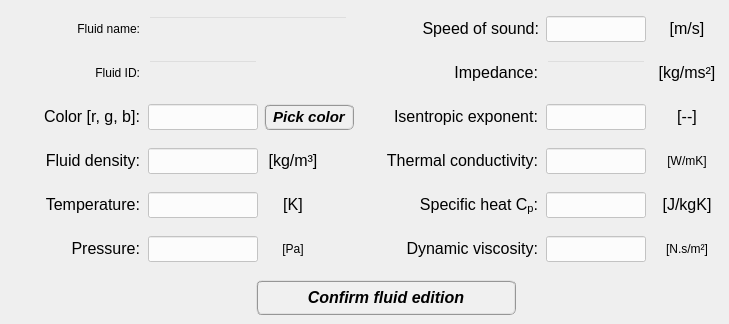
    <widget class="QWidget" name="tab_edit_fluid">
     <attribute name="title">
      <string>Edit</string>
     </attribute>
     <widget class="QPushButton" name="pushButton_confirm_fluid_edition">
      <property name="enabled">
       <bool>true</bool>
      </property>
      <property name="geometry">
       <rect>
        <x>256</x>
        <y>280</y>
        <width>260</width>
        <height>35</height>
       </rect>
      </property>
      <property name="minimumSize">
       <size>
        <width>260</width>
        <height>35</height>
       </size>
      </property>
      <property name="maximumSize">
       <size>
        <width>260</width>
        <height>35</height>
       </size>
      </property>
      <property name="font">
       <font>
        <family>Arial</family>
        <pointsize>12</pointsize>
        <weight>75</weight>
        <italic>true</italic>
        <bold>true</bold>
       </font>
      </property>
      <property name="cursor">
       <cursorShape>ArrowCursor</cursorShape>
      </property>
      <property name="layoutDirection">
       <enum>Qt::LeftToRight</enum>
      </property>
      <property name="autoFillBackground">
       <bool>false</bool>
      </property>
      <property name="styleSheet">
       <string notr="true">QPushButton{border-radius: 6px; border-color: rgb(150, 150, 150); border-style: ridge; border-width: 2px; color: rgb(0, 0, 0); background-color: rgb(240, 240, 240); font: 75 italic bold 12pt &quot;Arial&quot;}
QPushButton:hover{border-radius: 6px; border-color: rgb(0, 170, 255); border-style: ridge; border-width: 2px; color: rgb(0, 0, 0); background-color: rgba(174, 213, 255, 100); font: 75 italic bold 12pt &quot;Arial&quot;}
QPushButton:pressed{border-radius: 6px; border-color: rgb(0, 170, 255); border-style: ridge; border-width: 3px; color: rgb(0, 0, 0); background-color: rgb(174, 213, 255); font: 75 italic bold 12pt &quot;Arial&quot;}</string>
      </property>
      <property name="text">
       <string>Confirm fluid edition</string>
      </property>
      <property name="shortcut">
       <string>Shift+A</string>
      </property>
      <property name="checkable">
       <bool>false</bool>
      </property>
      <property name="autoDefault">
       <bool>true</bool>
      </property>
      <property name="default">
       <bool>false</bool>
      </property>
      <property name="flat">
       <bool>false</bool>
      </property>
     </widget>
     <widget class="QLineEdit" name="lineEdit_fluid_density_edit">
      <property name="geometry">
       <rect>
        <x>148</x>
        <y>148</y>
        <width>110</width>
        <height>26</height>
       </rect>
      </property>
      <property name="minimumSize">
       <size>
        <width>110</width>
        <height>26</height>
       </size>
      </property>
      <property name="maximumSize">
       <size>
        <width>110</width>
        <height>26</height>
       </size>
      </property>
      <property name="font">
       <font>
        <family>Arial</family>
        <pointsize>11</pointsize>
        <weight>75</weight>
        <italic>false</italic>
        <bold>true</bold>
       </font>
      </property>
      <property name="styleSheet">
       <string notr="true">QLineEdit{color: rgb(0,0,255); background-color: rgba(255, 255, 255, 200)}
QLineEdit::Disabled{color: rgb(120,120,120); background-color: rgba(0, 0, 0, 0)}</string>
      </property>
      <property name="alignment">
       <set>Qt::AlignCenter</set>
      </property>
     </widget>
     <widget class="QLineEdit" name="lineEdit_impedance_edit">
      <property name="enabled">
       <bool>false</bool>
      </property>
      <property name="geometry">
       <rect>
        <x>546</x>
        <y>60</y>
        <width>100</width>
        <height>26</height>
       </rect>
      </property>
      <property name="minimumSize">
       <size>
        <width>100</width>
        <height>26</height>
       </size>
      </property>
      <property name="maximumSize">
       <size>
        <width>100</width>
        <height>26</height>
       </size>
      </property>
      <property name="font">
       <font>
        <family>Arial</family>
        <pointsize>11</pointsize>
        <weight>75</weight>
        <italic>false</italic>
        <bold>true</bold>
       </font>
      </property>
      <property name="styleSheet">
       <string notr="true">QLineEdit{color: rgb(0,0,255); background-color: rgba(255, 255, 255, 200)}
QLineEdit::Disabled{color: rgb(120,120,120); background-color: rgba(0, 0, 0, 0)}</string>
      </property>
      <property name="alignment">
       <set>Qt::AlignCenter</set>
      </property>
     </widget>
     <widget class="QLabel" name="coefficient_mK_9">
      <property name="geometry">
       <rect>
        <x>654</x>
        <y>236</y>
        <width>66</width>
        <height>26</height>
       </rect>
      </property>
      <property name="minimumSize">
       <size>
        <width>66</width>
        <height>26</height>
       </size>
      </property>
      <property name="maximumSize">
       <size>
        <width>66</width>
        <height>26</height>
       </size>
      </property>
      <property name="text">
       <string>&lt;html&gt;&lt;head/&gt;&lt;body&gt;&lt;p align=&quot;center&quot;&gt;&lt;span style=&quot; font-style:normal;&quot;&gt;[N.s/m²]&lt;/span&gt;&lt;/p&gt;&lt;/body&gt;&lt;/html&gt;</string>
      </property>
     </widget>
     <widget class="QLabel" name="Name_label_2">
      <property name="geometry">
       <rect>
        <x>10</x>
        <y>16</y>
        <width>130</width>
        <height>26</height>
       </rect>
      </property>
      <property name="minimumSize">
       <size>
        <width>130</width>
        <height>26</height>
       </size>
      </property>
      <property name="maximumSize">
       <size>
        <width>130</width>
        <height>26</height>
       </size>
      </property>
      <property name="text">
       <string>&lt;html&gt;&lt;head/&gt;&lt;body&gt;&lt;p align=&quot;right&quot;&gt;&lt;span style=&quot; font-style:normal;&quot;&gt;Fluid name:&lt;/span&gt;&lt;/p&gt;&lt;/body&gt;&lt;/html&gt;</string>
      </property>
      <property name="alignment">
       <set>Qt::AlignCenter</set>
      </property>
     </widget>
     <widget class="QLabel" name="density_label_15">
      <property name="geometry">
       <rect>
        <x>260</x>
        <y>148</y>
        <width>66</width>
        <height>26</height>
       </rect>
      </property>
      <property name="minimumSize">
       <size>
        <width>66</width>
        <height>26</height>
       </size>
      </property>
      <property name="maximumSize">
       <size>
        <width>66</width>
        <height>26</height>
       </size>
      </property>
      <property name="text">
       <string>&lt;html&gt;&lt;head/&gt;&lt;body&gt;&lt;p&gt;&lt;span style=&quot; font-size:12pt; font-style:normal;&quot;&gt;[kg/m³]&lt;/span&gt;&lt;/p&gt;&lt;/body&gt;&lt;/html&gt;</string>
      </property>
      <property name="alignment">
       <set>Qt::AlignCenter</set>
      </property>
     </widget>
     <widget class="QLabel" name="density_label_16">
      <property name="geometry">
       <rect>
        <x>654</x>
        <y>16</y>
        <width>66</width>
        <height>26</height>
       </rect>
      </property>
      <property name="minimumSize">
       <size>
        <width>66</width>
        <height>26</height>
       </size>
      </property>
      <property name="maximumSize">
       <size>
        <width>66</width>
        <height>26</height>
       </size>
      </property>
      <property name="text">
       <string>&lt;html&gt;&lt;head/&gt;&lt;body&gt;&lt;p&gt;&lt;span style=&quot; font-size:12pt; font-style:normal;&quot;&gt;[m/s]&lt;/span&gt;&lt;/p&gt;&lt;/body&gt;&lt;/html&gt;</string>
      </property>
      <property name="alignment">
       <set>Qt::AlignCenter</set>
      </property>
     </widget>
     <widget class="QLineEdit" name="lineEdit_color_edit">
      <property name="geometry">
       <rect>
        <x>148</x>
        <y>104</y>
        <width>110</width>
        <height>26</height>
       </rect>
      </property>
      <property name="minimumSize">
       <size>
        <width>110</width>
        <height>26</height>
       </size>
      </property>
      <property name="maximumSize">
       <size>
        <width>110</width>
        <height>26</height>
       </size>
      </property>
      <property name="font">
       <font>
        <family>Arial</family>
        <pointsize>11</pointsize>
        <weight>75</weight>
        <italic>false</italic>
        <bold>true</bold>
       </font>
      </property>
      <property name="styleSheet">
       <string notr="true">QLineEdit{color: rgb(0,0,255); background-color: rgba(255, 255, 255, 200)}
QLineEdit::Disabled{color: rgb(120,120,120); background-color: rgba(0, 0, 0, 0)}</string>
      </property>
      <property name="alignment">
       <set>Qt::AlignCenter</set>
      </property>
     </widget>
     <widget class="QLabel" name="coefficient_mK_10">
      <property name="geometry">
       <rect>
        <x>654</x>
        <y>104</y>
        <width>66</width>
        <height>26</height>
       </rect>
      </property>
      <property name="minimumSize">
       <size>
        <width>66</width>
        <height>26</height>
       </size>
      </property>
      <property name="maximumSize">
       <size>
        <width>66</width>
        <height>26</height>
       </size>
      </property>
      <property name="text">
       <string>&lt;html&gt;&lt;head/&gt;&lt;body&gt;&lt;p align=&quot;center&quot;&gt;&lt;span style=&quot; font-size:12pt; font-style:normal;&quot;&gt;[--]&lt;/span&gt;&lt;/p&gt;&lt;/body&gt;&lt;/html&gt;</string>
      </property>
     </widget>
     <widget class="QLabel" name="YoungMod_label_2">
      <property name="geometry">
       <rect>
        <x>404</x>
        <y>16</y>
        <width>135</width>
        <height>26</height>
       </rect>
      </property>
      <property name="minimumSize">
       <size>
        <width>135</width>
        <height>26</height>
       </size>
      </property>
      <property name="maximumSize">
       <size>
        <width>135</width>
        <height>26</height>
       </size>
      </property>
      <property name="font">
       <font>
        <italic>false</italic>
       </font>
      </property>
      <property name="text">
       <string>&lt;html&gt;&lt;head/&gt;&lt;body&gt;&lt;p align=&quot;right&quot;&gt;&lt;span style=&quot; font-size:12pt;&quot;&gt;Speed of sound:&lt;/span&gt;&lt;/p&gt;&lt;/body&gt;&lt;/html&gt;</string>
      </property>
      <property name="alignment">
       <set>Qt::AlignCenter</set>
      </property>
     </widget>
     <widget class="QLabel" name="coefficient_mK_2">
      <property name="geometry">
       <rect>
        <x>378</x>
        <y>236</y>
        <width>160</width>
        <height>26</height>
       </rect>
      </property>
      <property name="minimumSize">
       <size>
        <width>160</width>
        <height>26</height>
       </size>
      </property>
      <property name="maximumSize">
       <size>
        <width>160</width>
        <height>26</height>
       </size>
      </property>
      <property name="text">
       <string>&lt;html&gt;&lt;head/&gt;&lt;body&gt;&lt;p align=&quot;right&quot;&gt;&lt;span style=&quot; font-size:12pt; font-style:normal;&quot;&gt;Dynamic viscosity:&lt;/span&gt;&lt;/p&gt;&lt;/body&gt;&lt;/html&gt;</string>
      </property>
     </widget>
     <widget class="QLabel" name="ID_label_2">
      <property name="geometry">
       <rect>
        <x>10</x>
        <y>60</y>
        <width>130</width>
        <height>26</height>
       </rect>
      </property>
      <property name="minimumSize">
       <size>
        <width>130</width>
        <height>26</height>
       </size>
      </property>
      <property name="maximumSize">
       <size>
        <width>130</width>
        <height>26</height>
       </size>
      </property>
      <property name="text">
       <string>&lt;html&gt;&lt;head/&gt;&lt;body&gt;&lt;p align=&quot;right&quot;&gt;&lt;span style=&quot; font-style:normal;&quot;&gt;Fluid ID:&lt;/span&gt;&lt;/p&gt;&lt;/body&gt;&lt;/html&gt;</string>
      </property>
      <property name="alignment">
       <set>Qt::AlignCenter</set>
      </property>
     </widget>
     <widget class="QLineEdit" name="lineEdit_name_edit">
      <property name="enabled">
       <bool>false</bool>
      </property>
      <property name="geometry">
       <rect>
        <x>148</x>
        <y>16</y>
        <width>200</width>
        <height>26</height>
       </rect>
      </property>
      <property name="minimumSize">
       <size>
        <width>200</width>
        <height>26</height>
       </size>
      </property>
      <property name="maximumSize">
       <size>
        <width>200</width>
        <height>26</height>
       </size>
      </property>
      <property name="font">
       <font>
        <family>Arial</family>
        <pointsize>10</pointsize>
        <weight>75</weight>
        <italic>false</italic>
        <bold>true</bold>
       </font>
      </property>
      <property name="styleSheet">
       <string notr="true">QLineEdit{color: rgb(0,0,255); background-color: rgba(255, 255, 255, 200)}
QLineEdit::Disabled{color: rgb(120,120,120); background-color: rgba(0, 0, 0, 0)}</string>
      </property>
      <property name="alignment">
       <set>Qt::AlignCenter</set>
      </property>
     </widget>
     <widget class="QLineEdit" name="lineEdit_specific_heat_Cp_edit">
      <property name="geometry">
       <rect>
        <x>546</x>
        <y>192</y>
        <width>100</width>
        <height>26</height>
       </rect>
      </property>
      <property name="minimumSize">
       <size>
        <width>100</width>
        <height>26</height>
       </size>
      </property>
      <property name="maximumSize">
       <size>
        <width>100</width>
        <height>26</height>
       </size>
      </property>
      <property name="font">
       <font>
        <family>Arial</family>
        <pointsize>11</pointsize>
        <weight>75</weight>
        <italic>false</italic>
        <bold>true</bold>
       </font>
      </property>
      <property name="styleSheet">
       <string notr="true">QLineEdit{color: rgb(0,0,255); background-color: rgba(255, 255, 255, 200)}
QLineEdit::Disabled{color: rgb(120,120,120); background-color: rgba(0, 0, 0, 0)}</string>
      </property>
      <property name="alignment">
       <set>Qt::AlignCenter</set>
      </property>
     </widget>
     <widget class="QLabel" name="poisson_label_12">
      <property name="geometry">
       <rect>
        <x>368</x>
        <y>148</y>
        <width>170</width>
        <height>26</height>
       </rect>
      </property>
      <property name="minimumSize">
       <size>
        <width>170</width>
        <height>26</height>
       </size>
      </property>
      <property name="maximumSize">
       <size>
        <width>170</width>
        <height>26</height>
       </size>
      </property>
      <property name="text">
       <string>&lt;html&gt;&lt;head/&gt;&lt;body&gt;&lt;p align=&quot;right&quot;&gt;&lt;span style=&quot; font-size:12pt; font-style:normal;&quot;&gt;Thermal conductivity:&lt;/span&gt;&lt;/p&gt;&lt;/body&gt;&lt;/html&gt;</string>
      </property>
     </widget>
     <widget class="QLabel" name="YoungMod_label_9">
      <property name="geometry">
       <rect>
        <x>368</x>
        <y>104</y>
        <width>170</width>
        <height>26</height>
       </rect>
      </property>
      <property name="minimumSize">
       <size>
        <width>170</width>
        <height>26</height>
       </size>
      </property>
      <property name="maximumSize">
       <size>
        <width>170</width>
        <height>26</height>
       </size>
      </property>
      <property name="font">
       <font>
        <italic>false</italic>
       </font>
      </property>
      <property name="text">
       <string>&lt;html&gt;&lt;head/&gt;&lt;body&gt;&lt;p align=&quot;right&quot;&gt;&lt;span style=&quot; font-size:12pt;&quot;&gt;Isentropic exponent:&lt;/span&gt;&lt;/p&gt;&lt;/body&gt;&lt;/html&gt;</string>
      </property>
     </widget>
     <widget class="QLabel" name="density_label_2">
      <property name="geometry">
       <rect>
        <x>10</x>
        <y>148</y>
        <width>130</width>
        <height>26</height>
       </rect>
      </property>
      <property name="minimumSize">
       <size>
        <width>130</width>
        <height>26</height>
       </size>
      </property>
      <property name="maximumSize">
       <size>
        <width>130</width>
        <height>26</height>
       </size>
      </property>
      <property name="text">
       <string>&lt;html&gt;&lt;head/&gt;&lt;body&gt;&lt;p align=&quot;right&quot;&gt;&lt;span style=&quot; font-size:12pt; font-style:normal;&quot;&gt;Fluid density:&lt;/span&gt;&lt;/p&gt;&lt;/body&gt;&lt;/html&gt;</string>
      </property>
      <property name="alignment">
       <set>Qt::AlignCenter</set>
      </property>
     </widget>
     <widget class="QLabel" name="density_label_9">
      <property name="geometry">
       <rect>
        <x>654</x>
        <y>192</y>
        <width>66</width>
        <height>26</height>
       </rect>
      </property>
      <property name="minimumSize">
       <size>
        <width>66</width>
        <height>26</height>
       </size>
      </property>
      <property name="maximumSize">
       <size>
        <width>66</width>
        <height>26</height>
       </size>
      </property>
      <property name="text">
       <string>&lt;html&gt;&lt;head/&gt;&lt;body&gt;&lt;p align=&quot;center&quot;&gt;&lt;span style=&quot; font-size:12pt; font-style:normal;&quot;&gt;[J/kgK]&lt;/span&gt;&lt;/p&gt;&lt;/body&gt;&lt;/html&gt;</string>
      </property>
     </widget>
     <widget class="QLineEdit" name="lineEdit_dynamic_viscosity_edit">
      <property name="geometry">
       <rect>
        <x>546</x>
        <y>236</y>
        <width>100</width>
        <height>26</height>
       </rect>
      </property>
      <property name="minimumSize">
       <size>
        <width>100</width>
        <height>26</height>
       </size>
      </property>
      <property name="maximumSize">
       <size>
        <width>100</width>
        <height>26</height>
       </size>
      </property>
      <property name="font">
       <font>
        <family>Arial</family>
        <pointsize>11</pointsize>
        <weight>75</weight>
        <italic>false</italic>
        <bold>true</bold>
       </font>
      </property>
      <property name="styleSheet">
       <string notr="true">QLineEdit{color: rgb(0,0,255); background-color: rgba(255, 255, 255, 200)}
QLineEdit::Disabled{color: rgb(120,120,120); background-color: rgba(0, 0, 0, 0)}</string>
      </property>
      <property name="alignment">
       <set>Qt::AlignCenter</set>
      </property>
     </widget>
     <widget class="QLineEdit" name="lineEdit_thermal_conductivity_edit">
      <property name="geometry">
       <rect>
        <x>546</x>
        <y>148</y>
        <width>100</width>
        <height>26</height>
       </rect>
      </property>
      <property name="minimumSize">
       <size>
        <width>100</width>
        <height>26</height>
       </size>
      </property>
      <property name="maximumSize">
       <size>
        <width>100</width>
        <height>26</height>
       </size>
      </property>
      <property name="font">
       <font>
        <family>Arial</family>
        <pointsize>11</pointsize>
        <weight>75</weight>
        <italic>false</italic>
        <bold>true</bold>
       </font>
      </property>
      <property name="styleSheet">
       <string notr="true">QLineEdit{color: rgb(0,0,255); background-color: rgba(255, 255, 255, 200)}
QLineEdit::Disabled{color: rgb(120,120,120); background-color: rgba(0, 0, 0, 0)}</string>
      </property>
      <property name="alignment">
       <set>Qt::AlignCenter</set>
      </property>
     </widget>
     <widget class="QLabel" name="poisson_label_4">
      <property name="geometry">
       <rect>
        <x>408</x>
        <y>60</y>
        <width>130</width>
        <height>26</height>
       </rect>
      </property>
      <property name="minimumSize">
       <size>
        <width>130</width>
        <height>26</height>
       </size>
      </property>
      <property name="maximumSize">
       <size>
        <width>130</width>
        <height>26</height>
       </size>
      </property>
      <property name="text">
       <string>&lt;html&gt;&lt;head/&gt;&lt;body&gt;&lt;p align=&quot;right&quot;&gt;&lt;span style=&quot; font-size:12pt; font-style:normal;&quot;&gt;Impedance:&lt;/span&gt;&lt;/p&gt;&lt;/body&gt;&lt;/html&gt;</string>
      </property>
     </widget>
     <widget class="QLabel" name="density_label_17">
      <property name="geometry">
       <rect>
        <x>654</x>
        <y>60</y>
        <width>66</width>
        <height>26</height>
       </rect>
      </property>
      <property name="minimumSize">
       <size>
        <width>66</width>
        <height>26</height>
       </size>
      </property>
      <property name="maximumSize">
       <size>
        <width>66</width>
        <height>26</height>
       </size>
      </property>
      <property name="text">
       <string>&lt;html&gt;&lt;head/&gt;&lt;body&gt;&lt;p&gt;&lt;span style=&quot; font-size:12pt; font-style:normal;&quot;&gt;[kg/ms²]&lt;/span&gt;&lt;/p&gt;&lt;/body&gt;&lt;/html&gt;</string>
      </property>
      <property name="alignment">
       <set>Qt::AlignCenter</set>
      </property>
     </widget>
     <widget class="QLabel" name="density_label_18">
      <property name="geometry">
       <rect>
        <x>388</x>
        <y>192</y>
        <width>150</width>
        <height>26</height>
       </rect>
      </property>
      <property name="minimumSize">
       <size>
        <width>150</width>
        <height>26</height>
       </size>
      </property>
      <property name="maximumSize">
       <size>
        <width>150</width>
        <height>26</height>
       </size>
      </property>
      <property name="text">
       <string>&lt;html&gt;&lt;head/&gt;&lt;body&gt;&lt;p align=&quot;right&quot;&gt;&lt;span style=&quot; font-size:12pt; font-style:normal;&quot;&gt;Specific heat C&lt;/span&gt;&lt;span style=&quot; font-size:12pt; font-style:normal; vertical-align:sub;&quot;&gt;p&lt;/span&gt;&lt;span style=&quot; font-size:12pt; font-style:normal;&quot;&gt;:&lt;/span&gt;&lt;/p&gt;&lt;/body&gt;&lt;/html&gt;</string>
      </property>
     </widget>
     <widget class="QLineEdit" name="lineEdit_speed_of_sound_edit">
      <property name="geometry">
       <rect>
        <x>546</x>
        <y>16</y>
        <width>100</width>
        <height>26</height>
       </rect>
      </property>
      <property name="minimumSize">
       <size>
        <width>100</width>
        <height>26</height>
       </size>
      </property>
      <property name="maximumSize">
       <size>
        <width>100</width>
        <height>26</height>
       </size>
      </property>
      <property name="font">
       <font>
        <family>Arial</family>
        <pointsize>11</pointsize>
        <weight>75</weight>
        <italic>false</italic>
        <bold>true</bold>
       </font>
      </property>
      <property name="styleSheet">
       <string notr="true">QLineEdit{color: rgb(0,0,255); background-color: rgba(255, 255, 255, 200)}
QLineEdit::Disabled{color: rgb(120,120,120); background-color: rgba(0, 0, 0, 0)}</string>
      </property>
      <property name="alignment">
       <set>Qt::AlignCenter</set>
      </property>
     </widget>
     <widget class="QLineEdit" name="lineEdit_id_edit">
      <property name="enabled">
       <bool>false</bool>
      </property>
      <property name="geometry">
       <rect>
        <x>148</x>
        <y>60</y>
        <width>110</width>
        <height>26</height>
       </rect>
      </property>
      <property name="minimumSize">
       <size>
        <width>110</width>
        <height>26</height>
       </size>
      </property>
      <property name="maximumSize">
       <size>
        <width>110</width>
        <height>26</height>
       </size>
      </property>
      <property name="font">
       <font>
        <family>Arial</family>
        <pointsize>11</pointsize>
        <weight>75</weight>
        <italic>false</italic>
        <bold>true</bold>
       </font>
      </property>
      <property name="styleSheet">
       <string notr="true">QLineEdit{color: rgb(0,0,255); background-color: rgba(255, 255, 255, 200)}
QLineEdit::Disabled{color: rgb(120,120,120); background-color: rgba(0, 0, 0, 0)}</string>
      </property>
      <property name="alignment">
       <set>Qt::AlignCenter</set>
      </property>
     </widget>
     <widget class="QLabel" name="color_label_3">
      <property name="geometry">
       <rect>
        <x>10</x>
        <y>104</y>
        <width>130</width>
        <height>26</height>
       </rect>
      </property>
      <property name="minimumSize">
       <size>
        <width>130</width>
        <height>26</height>
       </size>
      </property>
      <property name="maximumSize">
       <size>
        <width>130</width>
        <height>26</height>
       </size>
      </property>
      <property name="text">
       <string>&lt;html&gt;&lt;head/&gt;&lt;body&gt;&lt;p align=&quot;right&quot;&gt;&lt;span style=&quot; font-size:12pt; font-style:normal;&quot;&gt;Color [r, g, b]:&lt;/span&gt;&lt;/p&gt;&lt;/body&gt;&lt;/html&gt;</string>
      </property>
      <property name="alignment">
       <set>Qt::AlignCenter</set>
      </property>
     </widget>
     <widget class="QLineEdit" name="lineEdit_isentropic_exponent_edit">
      <property name="geometry">
       <rect>
        <x>546</x>
        <y>104</y>
        <width>100</width>
        <height>26</height>
       </rect>
      </property>
      <property name="minimumSize">
       <size>
        <width>100</width>
        <height>26</height>
       </size>
      </property>
      <property name="maximumSize">
       <size>
        <width>100</width>
        <height>26</height>
       </size>
      </property>
      <property name="font">
       <font>
        <family>Arial</family>
        <pointsize>11</pointsize>
        <weight>75</weight>
        <italic>false</italic>
        <bold>true</bold>
       </font>
      </property>
      <property name="styleSheet">
       <string notr="true">QLineEdit{color: rgb(0,0,255); background-color: rgba(255, 255, 255, 200)}
QLineEdit::Disabled{color: rgb(120,120,120); background-color: rgba(0, 0, 0, 0)}</string>
      </property>
      <property name="alignment">
       <set>Qt::AlignCenter</set>
      </property>
     </widget>
     <widget class="QLabel" name="poisson_label_5">
      <property name="geometry">
       <rect>
        <x>654</x>
        <y>148</y>
        <width>66</width>
        <height>26</height>
       </rect>
      </property>
      <property name="minimumSize">
       <size>
        <width>66</width>
        <height>26</height>
       </size>
      </property>
      <property name="maximumSize">
       <size>
        <width>66</width>
        <height>26</height>
       </size>
      </property>
      <property name="text">
       <string>&lt;html&gt;&lt;head/&gt;&lt;body&gt;&lt;p align=&quot;center&quot;&gt;&lt;span style=&quot; font-style:normal;&quot;&gt;[W/mK]&lt;/span&gt;&lt;/p&gt;&lt;/body&gt;&lt;/html&gt;</string>
      </property>
     </widget>
     <widget class="QPushButton" name="pushButton_pickColor_edit">
      <property name="geometry">
       <rect>
        <x>264</x>
        <y>104</y>
        <width>90</width>
        <height>26</height>
       </rect>
      </property>
      <property name="minimumSize">
       <size>
        <width>90</width>
        <height>26</height>
       </size>
      </property>
      <property name="maximumSize">
       <size>
        <width>90</width>
        <height>26</height>
       </size>
      </property>
      <property name="font">
       <font>
        <family>Arial</family>
        <pointsize>11</pointsize>
        <weight>75</weight>
        <italic>true</italic>
        <bold>true</bold>
       </font>
      </property>
      <property name="styleSheet">
       <string notr="true">QPushButton{border-radius: 6px; border-color: rgb(150, 150, 150); border-style: ridge; border-width: 2px; color: rgb(0, 0, 0); background-color: rgb(240, 240, 240); font: 75 italic bold 11pt &quot;Arial&quot;}
QPushButton:hover{border-radius: 6px; border-color: rgb(0, 170, 255); border-style: ridge; border-width: 2px; color: rgb(0, 0, 0); background-color: rgba(174, 213, 255, 100); font: 75 italic bold 11pt &quot;Arial&quot;}
QPushButton:pressed{border-radius: 6px; border-color: rgb(0, 170, 255); border-style: ridge; border-width: 3px; color: rgb(0, 0, 0); background-color: rgb(174, 213, 255); font: 75 italic bold 11pt &quot;Arial&quot;}</string>
      </property>
      <property name="text">
       <string>Pick color</string>
      </property>
     </widget>
     <widget class="QLabel" name="YoungMod_label_11">
      <property name="geometry">
       <rect>
        <x>10</x>
        <y>192</y>
        <width>130</width>
        <height>26</height>
       </rect>
      </property>
      <property name="minimumSize">
       <size>
        <width>130</width>
        <height>26</height>
       </size>
      </property>
      <property name="maximumSize">
       <size>
        <width>130</width>
        <height>26</height>
       </size>
      </property>
      <property name="font">
       <font>
        <italic>false</italic>
       </font>
      </property>
      <property name="text">
       <string>&lt;html&gt;&lt;head/&gt;&lt;body&gt;&lt;p align=&quot;right&quot;&gt;&lt;span style=&quot; font-size:12pt;&quot;&gt;Temperature:&lt;/span&gt;&lt;/p&gt;&lt;/body&gt;&lt;/html&gt;</string>
      </property>
      <property name="alignment">
       <set>Qt::AlignCenter</set>
      </property>
     </widget>
     <widget class="QLineEdit" name="lineEdit_temperature_edit">
      <property name="enabled">
       <bool>true</bool>
      </property>
      <property name="geometry">
       <rect>
        <x>148</x>
        <y>192</y>
        <width>110</width>
        <height>26</height>
       </rect>
      </property>
      <property name="minimumSize">
       <size>
        <width>110</width>
        <height>26</height>
       </size>
      </property>
      <property name="maximumSize">
       <size>
        <width>110</width>
        <height>26</height>
       </size>
      </property>
      <property name="font">
       <font>
        <family>Arial</family>
        <pointsize>11</pointsize>
        <weight>75</weight>
        <italic>false</italic>
        <bold>true</bold>
       </font>
      </property>
      <property name="styleSheet">
       <string notr="true">QLineEdit{color: rgb(0,0,255); background-color: rgba(255, 255, 255, 200)}
QLineEdit::Disabled{color: rgb(120,120,120); background-color: rgba(0, 0, 0, 0)}</string>
      </property>
      <property name="text">
       <string/>
      </property>
      <property name="alignment">
       <set>Qt::AlignCenter</set>
      </property>
     </widget>
     <widget class="QLineEdit" name="lineEdit_pressure_edit">
      <property name="enabled">
       <bool>true</bool>
      </property>
      <property name="geometry">
       <rect>
        <x>148</x>
        <y>236</y>
        <width>110</width>
        <height>26</height>
       </rect>
      </property>
      <property name="minimumSize">
       <size>
        <width>110</width>
        <height>26</height>
       </size>
      </property>
      <property name="maximumSize">
       <size>
        <width>110</width>
        <height>26</height>
       </size>
      </property>
      <property name="font">
       <font>
        <family>Arial</family>
        <pointsize>11</pointsize>
        <weight>75</weight>
        <italic>false</italic>
        <bold>true</bold>
       </font>
      </property>
      <property name="styleSheet">
       <string notr="true">QLineEdit{color: rgb(0,0,255); background-color: rgba(255, 255, 255, 200)}
QLineEdit::Disabled{color: rgb(120,120,120); background-color: rgba(0, 0, 0, 0)}</string>
      </property>
      <property name="alignment">
       <set>Qt::AlignCenter</set>
      </property>
     </widget>
     <widget class="QLabel" name="density_label_29">
      <property name="geometry">
       <rect>
        <x>260</x>
        <y>192</y>
        <width>66</width>
        <height>26</height>
       </rect>
      </property>
      <property name="minimumSize">
       <size>
        <width>66</width>
        <height>26</height>
       </size>
      </property>
      <property name="maximumSize">
       <size>
        <width>66</width>
        <height>26</height>
       </size>
      </property>
      <property name="text">
       <string>&lt;html&gt;&lt;head/&gt;&lt;body&gt;&lt;p&gt;&lt;span style=&quot; font-size:12pt; font-style:normal;&quot;&gt;[K]&lt;/span&gt;&lt;/p&gt;&lt;/body&gt;&lt;/html&gt;</string>
      </property>
      <property name="alignment">
       <set>Qt::AlignCenter</set>
      </property>
     </widget>
     <widget class="QLabel" name="coefficient_mK_17">
      <property name="geometry">
       <rect>
        <x>10</x>
        <y>236</y>
        <width>130</width>
        <height>26</height>
       </rect>
      </property>
      <property name="minimumSize">
       <size>
        <width>130</width>
        <height>26</height>
       </size>
      </property>
      <property name="maximumSize">
       <size>
        <width>130</width>
        <height>26</height>
       </size>
      </property>
      <property name="text">
       <string>&lt;html&gt;&lt;head/&gt;&lt;body&gt;&lt;p align=&quot;right&quot;&gt;&lt;span style=&quot; font-size:12pt; font-style:normal;&quot;&gt;Pressure:&lt;/span&gt;&lt;/p&gt;&lt;/body&gt;&lt;/html&gt;</string>
      </property>
     </widget>
     <widget class="QLabel" name="coefficient_mK_18">
      <property name="geometry">
       <rect>
        <x>260</x>
        <y>236</y>
        <width>66</width>
        <height>26</height>
       </rect>
      </property>
      <property name="minimumSize">
       <size>
        <width>66</width>
        <height>26</height>
       </size>
      </property>
      <property name="maximumSize">
       <size>
        <width>66</width>
        <height>26</height>
       </size>
      </property>
      <property name="text">
       <string>&lt;html&gt;&lt;head/&gt;&lt;body&gt;&lt;p align=&quot;center&quot;&gt;&lt;span style=&quot; font-style:normal;&quot;&gt;[Pa]&lt;/span&gt;&lt;/p&gt;&lt;/body&gt;&lt;/html&gt;</string>
      </property>
     </widget>
    </widget>
